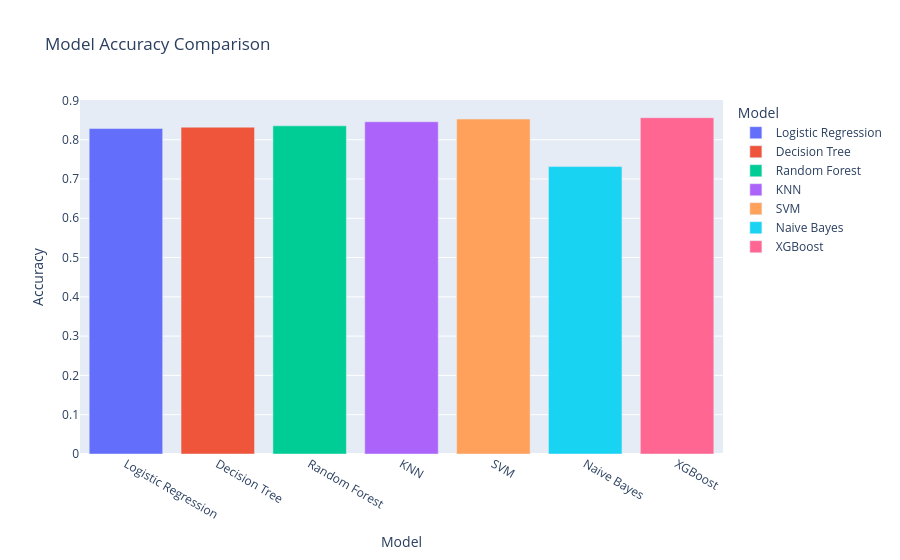

This figure's notebook cell:
### Code cell
import plotly.express as px

fig = px.bar(
    results_df,
    x="Model",
    y="Accuracy",
    color="Model",
    title="Model Accuracy Comparison"
)

fig.show()

### Figure 1 — Plotly figure (JSON) as saved in the notebook; plotly's stock layout.template omitted (floating-point values rounded to 4 significant figures)
{"data": [{"hovertemplate": "Model=%{x}<br>Accuracy=%{y}<extra></extra>", "legendgroup": "Logistic Regression", "marker": {"color": "#636efa", "pattern": {"shape": ""}}, "name": "Logistic Regression", "orientation": "v", "showlegend": true, "textposition": "auto", "type": "bar", "x": ["Logistic Regression"], "xaxis": "x", "y": [0.8283], "yaxis": "y"}, {"hovertemplate": "Model=%{x}<br>Accuracy=%{y}<extra></extra>", "legendgroup": "Decision Tree", "marker": {"color": "#EF553B", "pattern": {"shape": ""}}, "name": "Decision Tree", "orientation": "v", "showlegend": true, "textposition": "auto", "type": "bar", "x": ["Decision Tree"], "xaxis": "x", "y": [0.8318], "yaxis": "y"}, {"hovertemplate": "Model=%{x}<br>Accuracy=%{y}<extra></extra>", "legendgroup": "Random Forest", "marker": {"color": "#00cc96", "pattern": {"shape": ""}}, "name": "Random Forest", "orientation": "v", "showlegend": true, "textposition": "auto", "type": "bar", "x": ["Random Forest"], "xaxis": "x", "y": [0.8353], "yaxis": "y"}, {"hovertemplate": "Model=%{x}<br>Accuracy=%{y}<extra></extra>", "legendgroup": "KNN", "marker": {"color": "#ab63fa", "pattern": {"shape": ""}}, "name": "KNN", "orientation": "v", "showlegend": true, "textposition": "auto", "type": "bar", "x": ["KNN"], "xaxis": "x", "y": [0.8456], "yaxis": "y"}, {"hovertemplate": "Model=%{x}<br>Accuracy=%{y}<extra></extra>", "legendgroup": "SVM", "marker": {"color": "#FFA15A", "pattern": {"shape": ""}}, "name": "SVM", "orientation": "v", "showlegend": true, "textposition": "auto", "type": "bar", "x": ["SVM"], "xaxis": "x", "y": [0.8525], "yaxis": "y"}, {"hovertemplate": "Model=%{x}<br>Accuracy=%{y}<extra></extra>", "legendgroup": "Naive Bayes", "marker": {"color": "#19d3f3", "pattern": {"shape": ""}}, "name": "Naive Bayes", "orientation": "v", "showlegend": true, "textposition": "auto", "type": "bar", "x": ["Naive Bayes"], "xaxis": "x", "y": [0.7316], "yaxis": "y"}, {"hovertemplate": "Model=%{x}<br>Accuracy=%{y}<extra></extra>", "legendgroup": "XGBoost", "marker": {"color": "#FF6692", "pattern": {"shape": ""}}, "name": "XGBoost", "orientation": "v", "showlegend": true, "textposition": "auto", "type": "bar", "x": ["XGBoost"], "xaxis": "x", "y": [0.856], "yaxis": "y"}], "layout": {"barmode": "relative", "legend": {"title": {"text": "Model"}, "tracegroupgap": 0}, "title": {"text": "Model Accuracy Comparison"}, "xaxis": {"anchor": "y", "categoryarray": ["Logistic Regression", "Decision Tree", "Random Forest", "KNN", "SVM", "Naive Bayes", "XGBoost"], "categoryorder": "array", "domain": [0, 1], "title": {"text": "Model"}}, "yaxis": {"anchor": "x", "domain": [0, 1], "title": {"text": "Accuracy"}}}}
